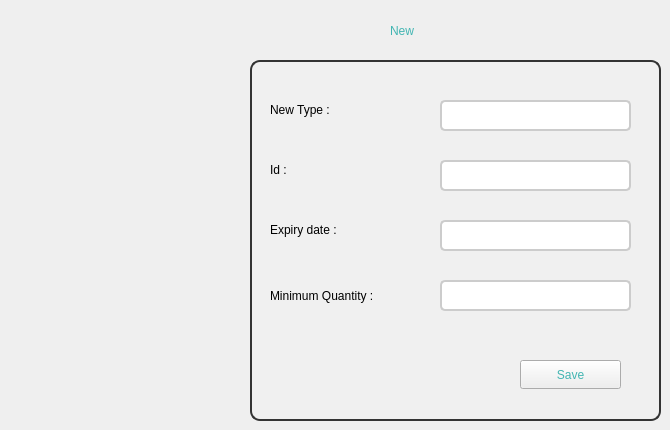
        <widget class="QWidget" name="newstock">
         <property name="styleSheet">
          <string notr="true">#NEW
{
font: 700 26pt &quot;Berlin Sans FB Demi&quot;;
color:#42b5b2;
}
#tab1
{
color:#42b5b2;
}
#box1 {
    background-color: #f0f0f0;
    border: 2px solid #333;
    border-radius: 10px;
}
/*#box1
{
background-color:#fefeff;
border-radius:30px #040301;
	border: 2px solid #040301;
}*/
#type
{border:2px solid #42b5b2;
}
#Id
{border:2px solid #42b5b2;
}
#ExpiryDate
{
border:2px solid #42b5b2; 
}
#date
{
	
	font: 12pt &quot;Berlin Sans FB&quot;;
}
#idnew
{font: 12pt &quot;Berlin Sans FB&quot;;
}
#newtype
{font: 12pt &quot;Berlin Sans FB&quot;;
}
#ADD
{
color: #42b5b2; 
font: 15pt &quot;Berlin Sans FB&quot;;
}
#label_19
{font: 12pt &quot;Berlin Sans FB&quot;;}






</string>
         </property>
         <attribute name="title">
          <string>New</string>
         </attribute>
         <widget class="QWidget" name="box1" native="true">
          <property name="geometry">
           <rect>
            <x>250</x>
            <y>60</y>
            <width>411</width>
            <height>361</height>
           </rect>
          </property>
          <property name="styleSheet">
           <string notr="true"/>
          </property>
          <widget class="QPushButton" name="ADD">
           <property name="geometry">
            <rect>
             <x>270</x>
             <y>300</y>
             <width>101</width>
             <height>29</height>
            </rect>
           </property>
           <property name="styleSheet">
            <string notr="true"/>
           </property>
           <property name="text">
            <string>Save</string>
           </property>
          </widget>
          <widget class="QLabel" name="newtype">
           <property name="geometry">
            <rect>
             <x>20</x>
             <y>40</y>
             <width>101</width>
             <height>20</height>
            </rect>
           </property>
           <property name="text">
            <string>New Type :</string>
           </property>
          </widget>
          <widget class="QLabel" name="idnew">
           <property name="geometry">
            <rect>
             <x>20</x>
             <y>100</y>
             <width>63</width>
             <height>20</height>
            </rect>
           </property>
           <property name="text">
            <string>Id :</string>
           </property>
          </widget>
          <widget class="QLabel" name="date">
           <property name="geometry">
            <rect>
             <x>20</x>
             <y>160</y>
             <width>121</width>
             <height>20</height>
            </rect>
           </property>
           <property name="text">
            <string>Expiry date :</string>
           </property>
          </widget>
          <widget class="QLineEdit" name="Id">
           <property name="geometry">
            <rect>
             <x>190</x>
             <y>100</y>
             <width>191</width>
             <height>31</height>
            </rect>
           </property>
           <property name="styleSheet">
            <string notr="true">QLineEdit {
    border: 2px solid #ccc; 
    border-radius: 5px; 
    padding: 5px; 
}

QLineEdit:focus {
    border: 2px solid #42b5b2; 
}</string>
           </property>
          </widget>
          <widget class="QLineEdit" name="type">
           <property name="geometry">
            <rect>
             <x>190</x>
             <y>40</y>
             <width>191</width>
             <height>31</height>
            </rect>
           </property>
           <property name="styleSheet">
            <string notr="true">QLineEdit {
    border: 2px solid #ccc; 
    border-radius: 5px; 
    padding: 5px; 
}

QLineEdit:focus {
    border: 2px solid #42b5b2;
}</string>
           </property>
          </widget>
          <widget class="QLineEdit" name="ExpiryDate">
           <property name="geometry">
            <rect>
             <x>190</x>
             <y>160</y>
             <width>191</width>
             <height>31</height>
            </rect>
           </property>
           <property name="styleSheet">
            <string notr="true">QLineEdit {
    border: 2px solid #ccc; 
    border-radius: 5px; 
    padding: 5px; 
}

QLineEdit:focus {
    border: 2px solid #42b5b2; 
}</string>
           </property>
          </widget>
          <widget class="QLineEdit" name="seuil">
           <property name="geometry">
            <rect>
             <x>190</x>
             <y>220</y>
             <width>191</width>
             <height>31</height>
            </rect>
           </property>
           <property name="styleSheet">
            <string notr="true">QLineEdit {
    border: 2px solid #ccc; 
    border-radius: 5px; 
    padding: 5px; 
}

QLineEdit:focus {
    border: 2px solid #42b5b2; 
}</string>
           </property>
          </widget>
          <widget class="QLabel" name="label_19">
           <property name="geometry">
            <rect>
             <x>20</x>
             <y>220</y>
             <width>171</width>
             <height>31</height>
            </rect>
           </property>
           <property name="text">
            <string>Minimum Quantity :</string>
           </property>
          </widget>
         </widget>
         <widget class="QLabel" name="NEW">
          <property name="geometry">
           <rect>
            <x>390</x>
            <y>0</y>
            <width>101</width>
            <height>61</height>
           </rect>
          </property>
          <property name="text">
           <string>New</string>
          </property>
         </widget>
        </widget>
